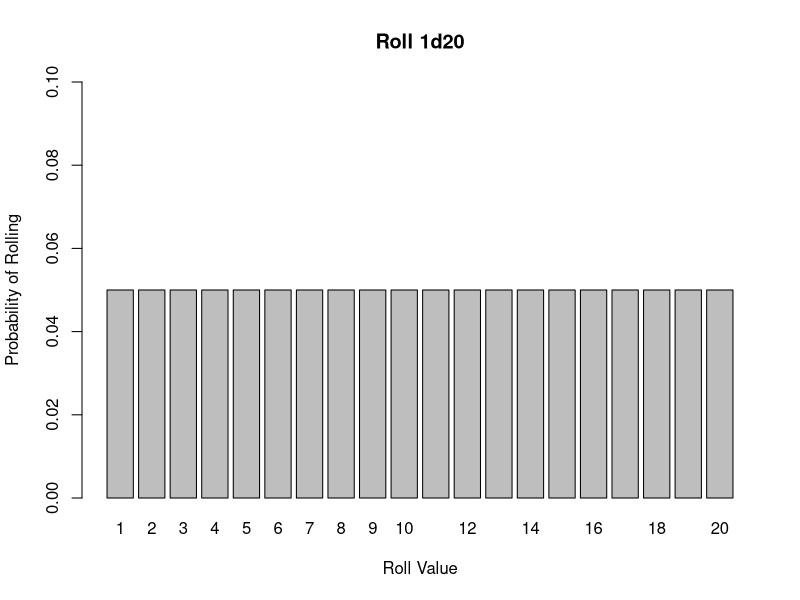
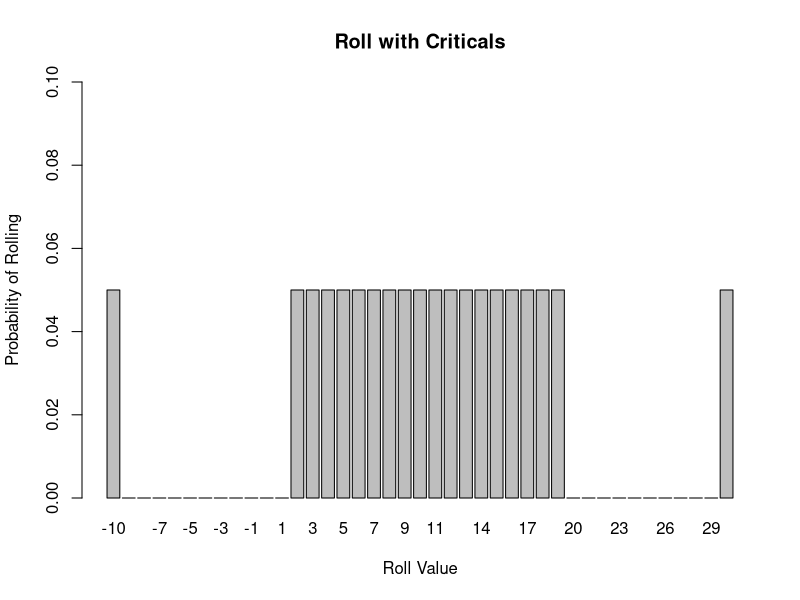
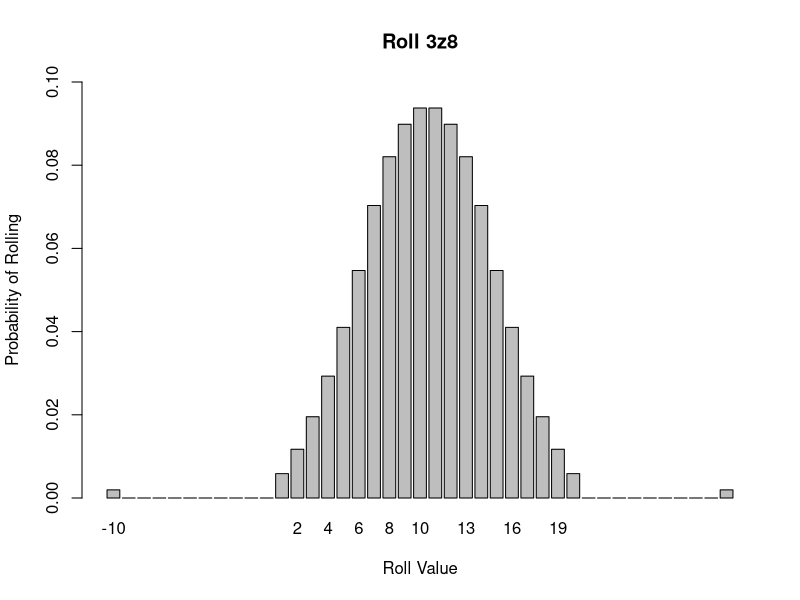
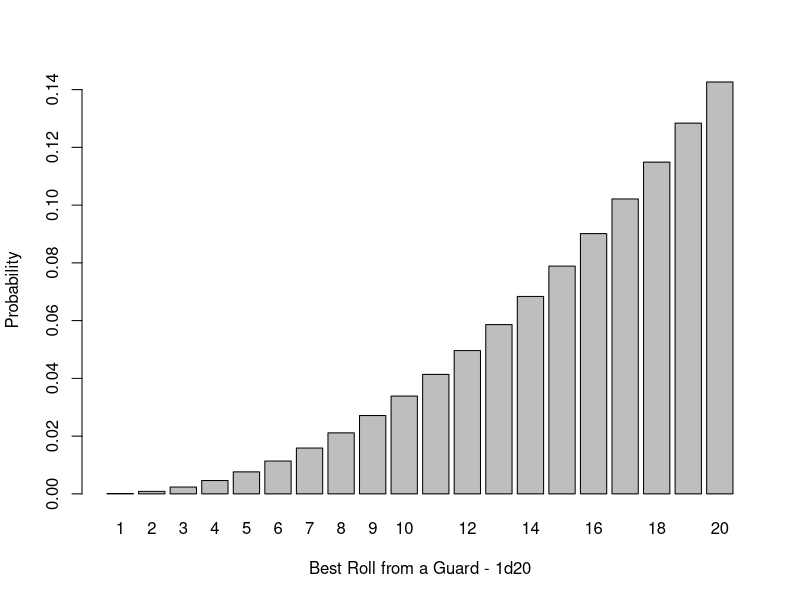
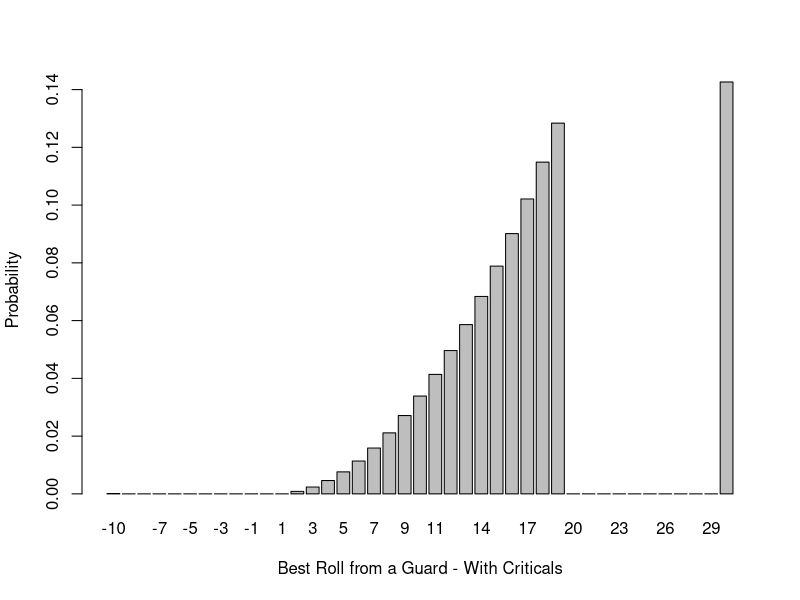
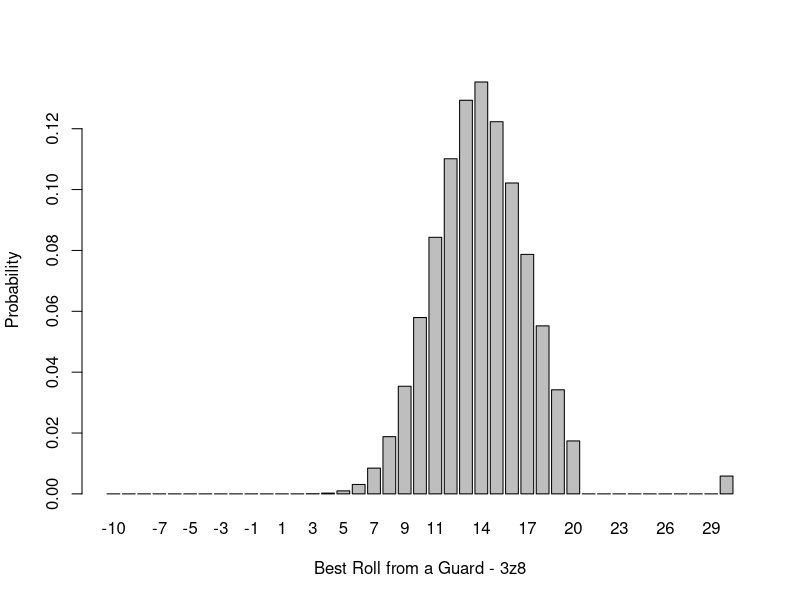
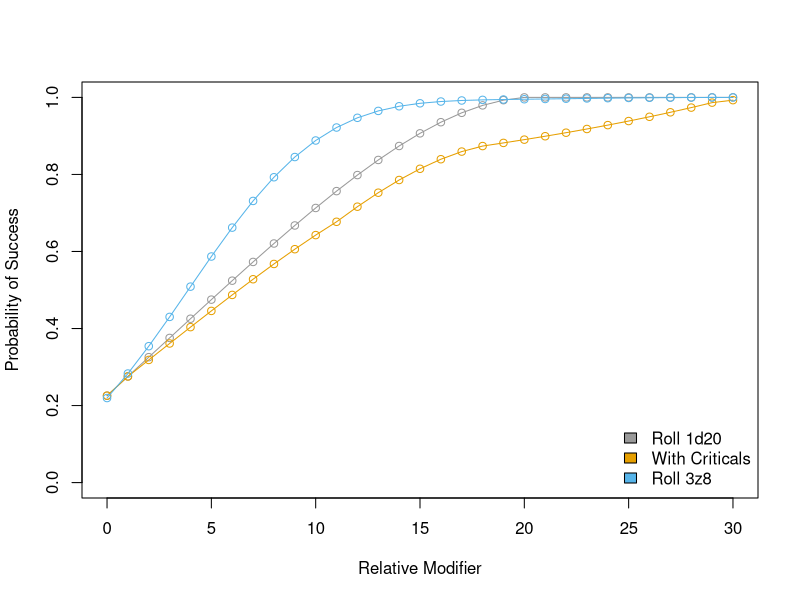
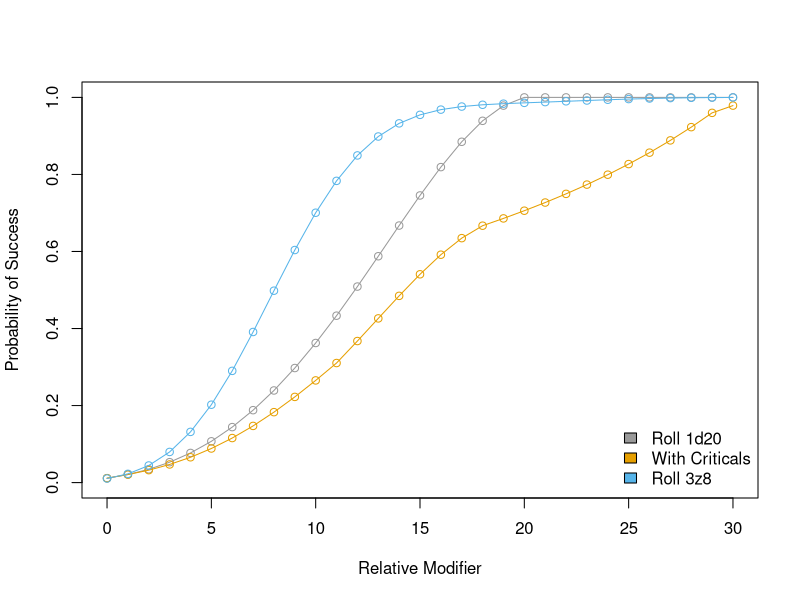

These figures' R source, in order:
## ---- chunk 1
barplot(setNames(rep(1/20,20), 1:20), xlab = "Roll Value", ylab = "Probability of Rolling", ylim = c(0,0.1), main = "Roll 1d20")
## ---- chunk 2
barplot(setNames(c(1/20,rep(0,11), rep(1/20,18), rep(0,10), 1/20), -10:30), xlab = "Roll Value", ylab = "Probability of Rolling", ylim = c(0,0.1), main = "Roll with Criticals")
## ---- chunk 3
oneZ8 = expand.grid(0:7,0:7,0:7)
oneZ8prob = rowSums(oneZ8)
oneZ8prob[oneZ8prob == 0] = -10
oneZ8prob[oneZ8prob == 21] = 30
oneZ8probs <- table(oneZ8prob)/length(oneZ8prob)
barplot(c(oneZ8probs[1],rep(0,10), oneZ8probs[2:21], rep(0,9), oneZ8probs[22]), xlab = "Roll Value", ylab = "Probability of Rolling", ylim = c(0,0.1), main = "Roll 3z8")
## ---- chunk 4
bestguard <- setNames(vapply(1:20,function(x) (x^3 - (x-1)^3)/20^3, numeric(1)), 1:20)
barplot(bestguard, xlab = "Best Roll from a Guard - 1d20", ylab = "Probability")
## ---- chunk 5
bestguardcrit <- setNames(vapply(1:20,function(x) (x^3 - (x-1)^3)/20^3, numeric(1)), c(-10,2:19,30))
barplot(setNames(c(bestguardcrit[1],rep(0,11), bestguardcrit[2:19], rep(0,10), bestguardcrit[20]), -10:30), xlab = "Best Roll from a Guard - With Criticals", ylab = "Probability")
## ---- chunk 6
gaurdrollsz = expand.grid(c(-10, 1:20, 30),c(-10, 1:20, 30),c(-10, 1:20, 30))
bestgaurdz = cbind(apply(gaurdrollsz, 1, function(x) prod(oneZ8probs[as.character(x)])), apply(gaurdrollsz, 1, max))
bestgaurdz = aggregate(bestgaurdz[,1], by = list(roll = bestgaurdz[,2]), FUN = sum)
barplot(setNames(c(bestgaurdz[,"x"][1],rep(0,10), bestgaurdz[,"x"][2:21], rep(0,9), bestgaurdz[,"x"][22]), -10:30), xlab = "Best Roll from a Guard - 3z8", ylab = "Probability")
## ---- chunk 7
encounter <- expand.grid(1:20, 1:20)
encounter <- cbind(encounter, prob = rep(bestguard, 20)*0.05)
success <- vapply(0:30, function(x) sum(encounter[encounter[,1] < (encounter[,2] + x), 3]), numeric(1))

encounterc <- encounter
encounterc[ ,1:2][encounterc[, 1:2] == 1] <- -10
encounterc[ ,1:2][encounterc[, 1:2] == 20] <- 30
successc <- vapply(0:30, function(x) sum(encounterc[encounterc[,1] < (encounterc[,2] + x), 3]), numeric(1))

encounterz <- expand.grid(c(-10,1:20,30), c(-10,1:20,30))
encounterz <- cbind(encounterz, prob = apply(expand.grid(bestgaurdz[,"x"], oneZ8probs), 1, prod))
successz <- vapply(0:30, function(x) sum(encounterz[encounterz[,1] < (encounterz[,2] + x), 3]), numeric(1))

cbPalette <- c("#999999", "#E69F00", "#56B4E9", "#009E73", "#F0E442", "#0072B2", "#D55E00", "#CC79A7")
plot(0:30, success, type = "l", xlab = "Relative Modifier", ylab = "Probability of Success", ylim = 0:1, col = cbPalette[1])
points(0:30, success, col = cbPalette[1])
lines(0:30, successc, col = cbPalette[2])
points(0:30, successc, col = cbPalette[2])
lines(0:30, successz, col = cbPalette[3])
points(0:30, successz, col = cbPalette[3])
legend("bottomright", c("Roll 1d20", "With Criticals", "Roll 3z8"), fill = cbPalette[1:3], bty = "n")
## ---- chunk 8
plot(0:30, success^3, type = "l", xlab = "Relative Modifier", ylab = "Probability of Success", ylim = 0:1, col = cbPalette[1])
points(0:30, success^3, col = cbPalette[1])
lines(0:30, successc^3, col = cbPalette[2])
points(0:30, successc^3, col = cbPalette[2])
lines(0:30, successz^3, col = cbPalette[3])
points(0:30, successz^3, col = cbPalette[3])
legend("bottomright", c("Roll 1d20", "With Criticals", "Roll 3z8"), fill = cbPalette[1:3], bty = "n")
## ---- chunk 9
barplot(setNames(rep(1/6,6), 1:6), xlab = "Roll Value", ylab = "Probability of Rolling", ylim = c(0,.2), main = "Roll 1d6")
## ---- chunk 10
prob3d6 = expand.grid(1:6,1:6,1:6)
prob3d6 = rowSums(prob3d6)
prob3d6mean <- mean(prob3d6)
prob3d6median <- median(prob3d6)
prob3d6 <- table(prob3d6)/length(prob3d6)
barplot(prob3d6, xlab = "Roll Value", ylab = "Probability of Rolling", ylim = c(0,0.2), main = "Old Rules: 3d6")
## ---- chunk 11

probNewRules <- expand.grid(2:6,2:6,2:6,2:6)
probNewRules <- rowSums(probNewRules) + (-1 * apply(probNewRules, 1, FUN=min) )
probNewRulesmean <- mean(probNewRules)
probNewRulesmedian <- median(probNewRules)
probNewRules <- table(probNewRules)/length(probNewRules)

barplot(probNewRules, xlab = "Roll Value", ylab = "Probability of Rolling", ylim = c(0,0.2), main = "Newer Dnd Rules: 4d6, drop the lowest, reroll 1s")

## ---- chunk 12

probAlternate1 <- expand.grid(2:6,2:6,2:6)
probAlternate1 <- rowSums(probAlternate1) 
probAlternate1mean <- mean(probAlternate1)
probAlternate1median <- median(probAlternate1)
probAlternate1 <- table(probAlternate1)/length(probAlternate1)

barplot(probAlternate1, xlab = "Roll Value", ylab = "Probability of Rolling", ylim = c(0,0.2), main = "A more morderate alternative: 3d6, reroll 1s")

## ---- chunk 13
library(tidyverse)

probAlternate2 <- expand.grid(1:6,1:6,1:6,1:6)
probAlternate2 <- rowSums(probAlternate2) + (-1 * apply(probAlternate2, 1, FUN=min) )
probAlternate2mean <- mean(probAlternate2)
probAlternate2median <- median(probAlternate2)
probAlternate2 <- table(probAlternate2)/length(probAlternate2)

barplot(probAlternate2, xlab = "Roll Value", ylab = "Probability of Rolling", ylim = c(0,0.2), main = "Another more morderate alternative: 4d6, drop the lowest")

## ---- chunk 14

probNewRules <- expand.grid(2:6,2:6,2:6,2:6)
probNewRules <- rowSums(probNewRules) + (-1 * apply(probNewRules, 1, FUN=min) )
probNewRulesmean <- mean(probNewRules)
probNewRulesmedian <- median(probNewRules)
probNewRules <- table(probNewRules)/length(probNewRules)

barplot(probNewRules, xlab = "Roll Value", ylab = "Probability of Rolling", ylim = c(0,0.2), main = "Newer Dnd Rules: 4d6, drop the lowest, reroll 1s")

probNewRules <- probNewRules %>% 
  as_tibble() %>% 
  rename(ability_score = probNewRules,
         probability = n) %>% 
  mutate(ability_score = as.integer(ability_score),
         modifier = floor( (ability_score - 10 ) / 2))

probNewRulesmodifiermean <- mean(probNewRules$modifier)
probNewRulesmodifiermedian <- median(probNewRules$modifier)

probNewRules %>% 
  ggplot(aes(x = modifier, y = probability)) + 
  geom_col() + 
  theme_classic() 


